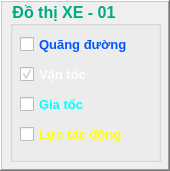
     <widget class="QFrame" name="frame_ChartSelect_01">
      <property name="geometry">
       <rect>
        <x>930</x>
        <y>10</y>
        <width>170</width>
        <height>171</height>
       </rect>
      </property>
      <property name="frameShape">
       <enum>QFrame::WinPanel</enum>
      </property>
      <property name="frameShadow">
       <enum>QFrame::Raised</enum>
      </property>
      <widget class="QGroupBox" name="groupBox_3">
       <property name="geometry">
        <rect>
         <x>10</x>
         <y>1</y>
         <width>151</width>
         <height>161</height>
        </rect>
       </property>
       <property name="font">
        <font>
         <pointsize>12</pointsize>
         <bold>true</bold>
        </font>
       </property>
       <property name="styleSheet">
        <string notr="true">color: rgb(0, 170, 127);</string>
       </property>
       <property name="title">
        <string>Đồ thị XE - 01</string>
       </property>
       <widget class="QCheckBox" name="checkBox_Car01_S">
        <property name="geometry">
         <rect>
          <x>10</x>
          <y>30</y>
          <width>131</width>
          <height>27</height>
         </rect>
        </property>
        <property name="font">
         <font>
          <pointsize>10</pointsize>
          <bold>true</bold>
         </font>
        </property>
        <property name="styleSheet">
         <string notr="true">color: rgb(0, 85, 255);</string>
        </property>
        <property name="text">
         <string>Quãng đường</string>
        </property>
        <property name="checked">
         <bool>false</bool>
        </property>
       </widget>
       <widget class="QCheckBox" name="checkBox_Car01_V">
        <property name="geometry">
         <rect>
          <x>10</x>
          <y>60</y>
          <width>101</width>
          <height>27</height>
         </rect>
        </property>
        <property name="font">
         <font>
          <pointsize>10</pointsize>
          <bold>true</bold>
         </font>
        </property>
        <property name="styleSheet">
         <string notr="true">color: rgb(255, 255, 255);</string>
        </property>
        <property name="text">
         <string>Vận tốc</string>
        </property>
        <property name="checked">
         <bool>true</bool>
        </property>
       </widget>
       <widget class="QCheckBox" name="checkBox_Car01_A">
        <property name="geometry">
         <rect>
          <x>10</x>
          <y>90</y>
          <width>111</width>
          <height>27</height>
         </rect>
        </property>
        <property name="font">
         <font>
          <pointsize>10</pointsize>
          <bold>true</bold>
         </font>
        </property>
        <property name="styleSheet">
         <string notr="true">color: rgb(0, 255, 255);</string>
        </property>
        <property name="text">
         <string>Gia tốc</string>
        </property>
       </widget>
       <widget class="QCheckBox" name="checkBox_Car01_F">
        <property name="geometry">
         <rect>
          <x>10</x>
          <y>120</y>
          <width>121</width>
          <height>27</height>
         </rect>
        </property>
        <property name="font">
         <font>
          <pointsize>10</pointsize>
          <bold>true</bold>
         </font>
        </property>
        <property name="styleSheet">
         <string notr="true">color: rgb(255, 255, 0);</string>
        </property>
        <property name="text">
         <string>Lực tác động</string>
        </property>
       </widget>
      </widget>
     </widget>
